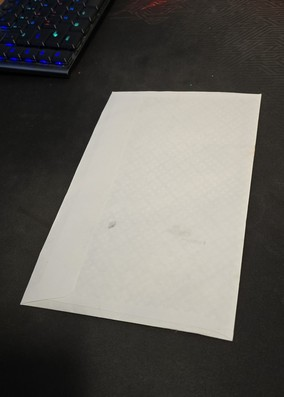
#> input picture lesson_6/data/my.jpg, 284 x 397 px
$ jupyter execute Homework.ipynb
#> lines starting #> are read from the running program, lines starting #| are printed output that depends on the picture
# HOMEWORK 6

In this homework you are going to use the Harris corner detector to detect the corners of a document. Document detection is a crucial task for many applications, e.g., text recognition, automatic passport reading (at airport gates), etc.

You will also have to design your own feature descriptor in order to localize and distinguish among the 4 document corners.

At the end of this notebook, there are a couple of questions for you to answer.

So let's begin, shall we?

[cell 1]
import cv2
import math
import numpy as np
from matplotlib import pyplot as plt
plt.rcParams['figure.figsize'] = [15, 10]

Let's load the image we will be working on in this homework.

[cell 2]
# Let's read the image
# img = cv2.imread('../data/document.jpg')
img = cv2.imread('../data/my.jpg')
#> img is the input picture: shape (397, 284, 3); mean B, G, R 92, 97.4, 99.7
# Convert it to gray scale
gray = cv2.cvtColor(img, cv2.COLOR_BGR2GRAY)
gray = np.float32(gray)/255.0
rows, cols = gray.shape
#> rows = 397; cols = 284

# Let's plot the images (colour and gray scale)
plt.subplot(121), plt.imshow(img)
plt.subplot(122), plt.imshow(gray, cmap='gray')
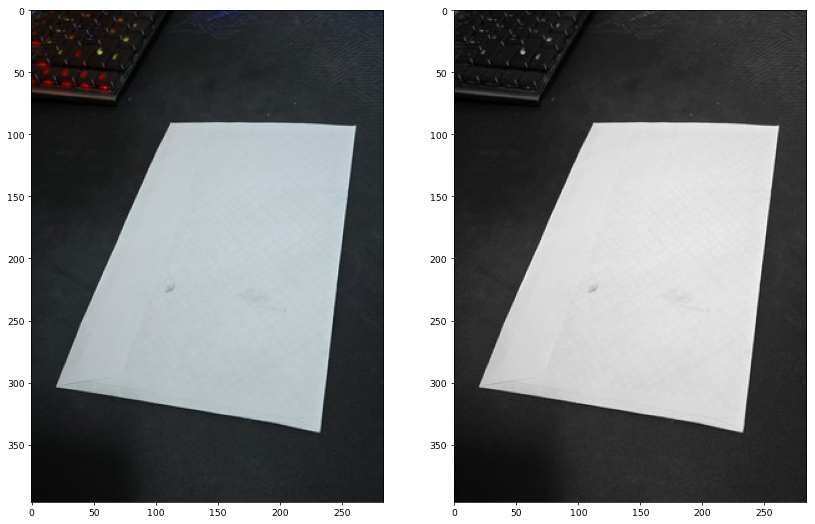
#> figure drawn by matplotlib, 2 panels; B, G, R data is drawn as R, G, B

### Harris Corner Detector
Let us now compute Harris corners. Remember that the Harris detector computes the "cornerness" score for each image pixel.

[cell 3]
# Compute Harris corners (use the available OpenCV functions)
# Suggested parameters:
#            block size of 2 pixels
#            gradient kernel size of 3 pixels
#            k parameter equal to 0.04
cornerness = cv2.cornerHarris(gray, blockSize=2, ksize=3, k=0.04)
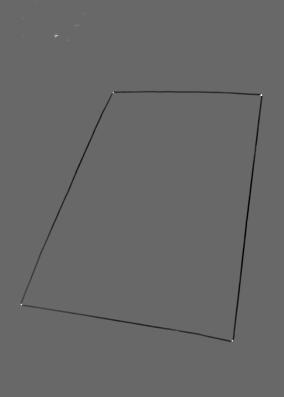
#> cornerness: shape (397, 284) float32; min -0.00747, max 0.0108, mean -5.1e-05; drawn with min black and max white

# We are not interested in edges, so put to zero all negative cornerness values
cornerness[cornerness < 0] = 0.0

# Since cornerness has a huge dynamic range, let's take the logarithm for better visualization and manipulation
cornerness = np.log(cornerness + 1e-6)
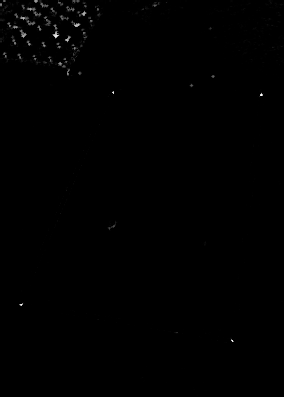
#> cornerness: shape (397, 284) float32; min -13.82, max -4.53, mean -13.79; drawn with min black and max white

[cell 4]
# Let's now plot the image and the corresponding Harris corners (in log scale)
plt.subplot(121), plt.imshow(img)
plt.subplot(122), plt.imshow(cornerness)
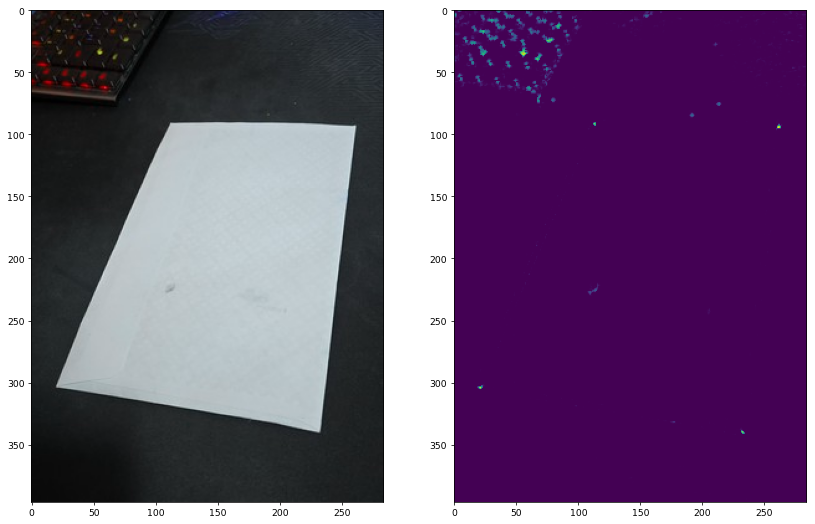
#> figure drawn by matplotlib, 2 panels; B, G, R data is drawn as R, G, B

At this point, you can see that the Harris detector has detected a lot of features. Not only the four document corners, but also the corners corresponding to (black) letters printed on (white) paper. How can we filter out everything but the 4 document corners?

For that purpose, let's design a custom feature descriptor suitable to detect the document corners. In order to do so, let's have a look at the top left corner.

A good descriptor of that corner, given a certain neghbouring region, would be to assess that the bottom-right quadrant is (much) brighter than the other three quadrants (i.e. top-left, top-right, bottom-left). Let's then implement it :-) I'll do the implementation for the top-left corner, you shall do the rest.

[cell 5]
# Detection thresholds
ThTL, ThTR = -1e6, -1e6
ThBL, ThBR = -1e6, -1e6

# Corner coordinates
opt_TL, opt_TR = None, None
opt_BL, opt_BR = None, None

# Size of each quadrant (in pixels)
quad_size = 7

# Let's now scan the Harris detection results
for r in range(quad_size, rows - quad_size):
    for c in range(quad_size, cols - quad_size):
        # Edges with too small cornerness score are discarded, -7 seems like a good value
        if cornerness[r, c] < -7:
            continue

        # Extract block consisting of 4 quadrants
        block = 255*gray[r-quad_size:r+quad_size+1, c-quad_size:c+quad_size+1]

        # Extract the four quadrants
        QTL = block[:quad_size, :quad_size]
        QTR = block[:quad_size, quad_size + 1:]
        QBL = block[quad_size + 1:, :quad_size]
        QBR = block[quad_size + 1:, quad_size + 1:]

        # Top-left corner
        # For the top-left document corner, the bottom-right quadrant is mostly paper and the rest is
        # darker background. Therefore, I suggest the descriptor to be the average difference between
        # the paper quadrant and the sum of the 3 remaining background quadrants
        descriptor = np.mean(QBR) - \
                     np.mean(QTL) - np.mean(QTR) - np.mean(QBL)
        # Let's detect the best descriptor
        if descriptor > ThTL:
            # We update the threshold
            ThTL = descriptor
            # And we update the optimal location
            opt_TL = (c, r)

        # Top-right corner
        descriptor = np.mean(QBL) - \
                     np.mean(QTL) - np.mean(QTR) - np.mean(QBR)
        if descriptor > ThTR:
            ThTR = descriptor
            opt_TR = (c, r)

        # Bottom-left corner
        descriptor = np.mean(QTR) - \
                     np.mean(QTL) - np.mean(QBL) - np.mean(QBR)
        if descriptor > ThBL:
            ThBL = descriptor
            opt_BL = (c, r)

        # Bottom-right corner
        descriptor = np.mean(QTL) - \
                     np.mean(QTR) - np.mean(QBL) - np.mean(QBR)
        if descriptor > ThBR:
            ThBR = descriptor
            opt_BR = (c, r)
#> after the loop, ThBL = 71.2; ThBR = 82.67; ThTL = 24.86; ThTR = 59.43; opt_BL = (21, 305); opt_BR = (232, 340); opt_TL = (112, 92); opt_TR = (261, 94)

# Let's draw circles at the detected corners
out = cv2.circle(img, opt_TL, 3, (255, 0, 0), -1)
out = cv2.circle(img, opt_TR, 3, (255, 0, 0), -1)
#> out: shape (397, 284, 3); mean B, G, R 92.1, 97.3, 99.7
out = cv2.circle(img, opt_BL, 3, (255, 0, 0), -1)
#> out: shape (397, 284, 3); mean B, G, R 92.1, 97.3, 99.6
out = cv2.circle(img, opt_BR, 3, (255, 0, 0), -1)
#> out: shape (397, 284, 3); mean B, G, R 92.2, 97.3, 99.6

# And finally we plot the images (with the detected document corners)
plt.subplot(121), plt.imshow(out)
plt.subplot(122), plt.imshow(cornerness)
#> figure, not shown here; B, G, R data is drawn as R, G, B
